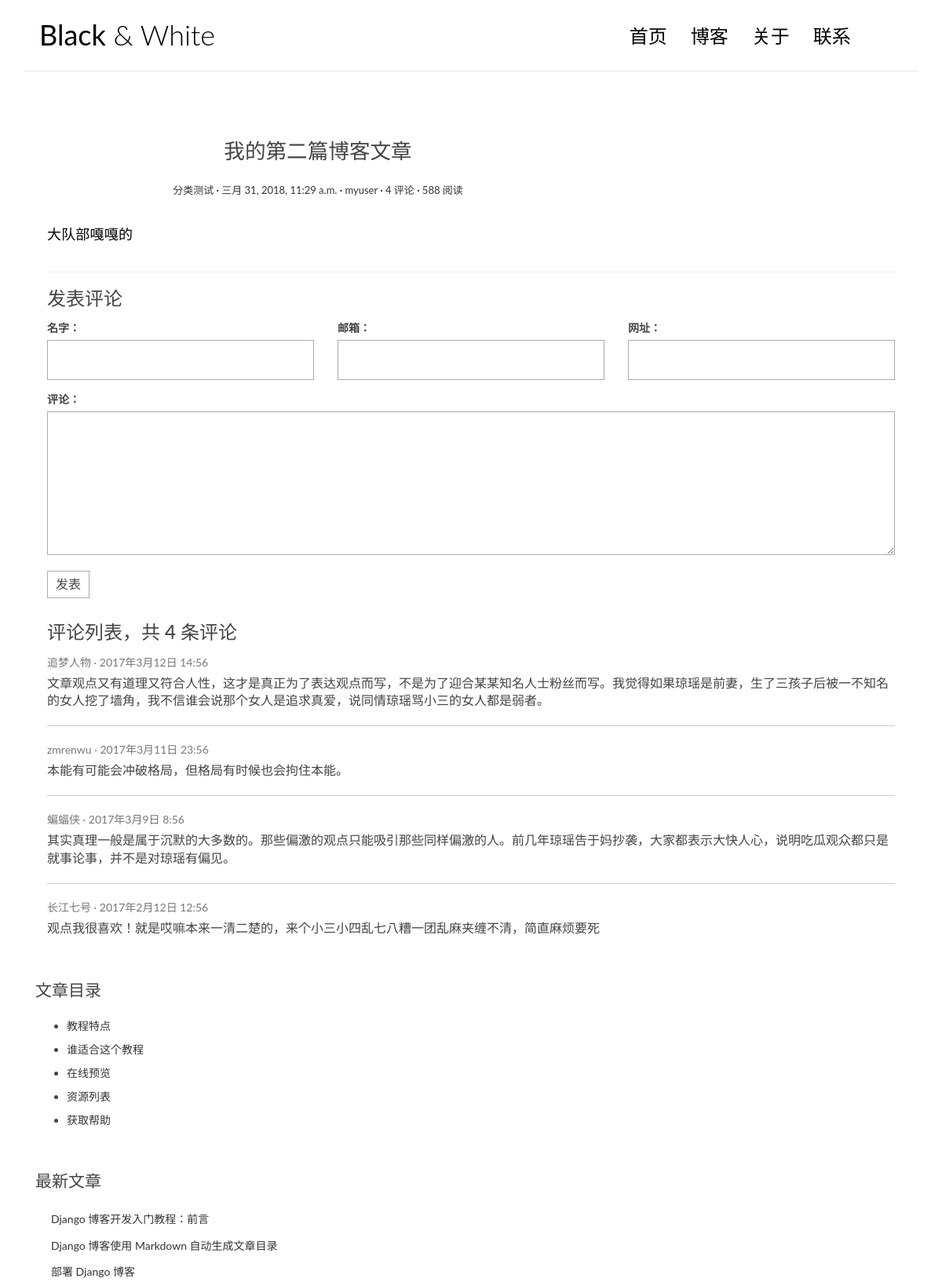
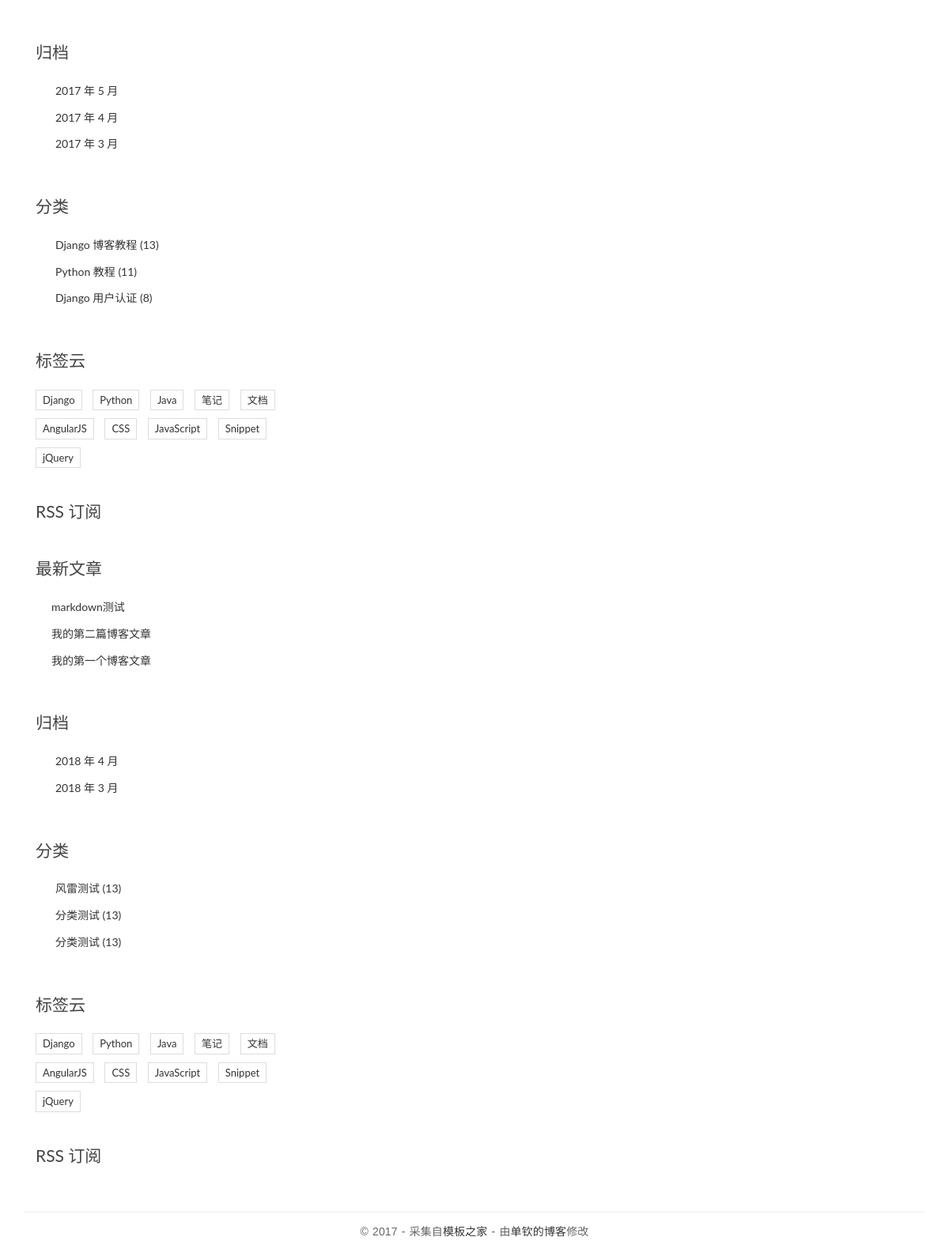
Screenshot of /post/3/ with the database file from the repository (2 pictures, top to bottom).
### blog/models.py (models this page shows, shortened)
@python_2_unicode_compatible
class Post(models.Model):
	title = models.CharField(max_length=70)
	body = models.TextField()
	created_time = models.DateTimeField()
	modified_time = models.DateTimeField()
	excerpt = models.CharField(max_length=200,blank=True)
	category = models.ForeignKey(Category)
	tag = models.ManyToManyField(Tag,blank=True)
	author = models.ForeignKey(User)
	def get_absolute_url(self):
		return reverse('blog:detail',kwargs={'pk':self.pk})
	class Meta:
		ordering = ['-created_time']

@python_2_unicode_compatible
class Category(models.Model):
	name = models.CharField(max_length=100)

### blog/views.py (the view)
# urls.py: url(r'^post/(?P<pk>[0-9]+)/$', views.detail, name='detail'),
def detail(request,pk):
	post = get_object_or_404(Post,pk=pk)
	post.body = markdown.markdown(post.body,
								  extensions=[
									'markdown.extensions.extra',
									'markdown.extensions.codehilite',
									'markdown.extensions.toc',
								  ])
	return render(request, 'blog/detail.html', context={'post':post})

### templates/blog/detail.html (shortened to what this page needs)
{% extends 'base.html' %}
			{% block main %}
                <article class="post post-{{ post.pk }}">
                    <header class="entry-header">
                        <h1 class="entry-title">
                            {{post.title}}
                        </h1>
                        <div class="entry-meta">
                            <span class="post-category"><a href="#">{{ post.category.name }}</a></span>
                            <span class="post-date"><a href="#"><time class="entry-date"
                                                                      datetime="{{post.created_time }}">{{ post.created_time}}</time></a></span>
                            <span class="post-author"><a href="#">{{post.author}}</a></span>
                            <span class="comments-link"><a href="#">4 评论</a></span>
                            <span class="views-count"><a href="#">588 阅读</a></span>
                        </div>
                    </header>
                    <div class="entry-content clearfix">
						{{ post.body|safe }}
                        </div>
                    </div>
                <section class="comment-area" id="comment-area">
                    <hr>
                    <h3>发表评论</h3>
                    <form action="#" method="post" class="comment-form">
                        <div class="row">
                            <div class="col-md-4">
                                <label for="id_name">名字：</label>
                                <input type="text" id="id_name" name="name" required>
                            </div>
                            <div class="col-md-4">
                                <label for="id_email">邮箱：</label>
                                <input type="email" id="id_email" name="email" required>
                            </div>
                            <div class="col-md-4">
                                <label for="id_url">网址：</label>
                                <input type="text" id="id_url" name="url">
                            </div>
                            <div class="col-md-12">
                                <label for="id_comment">评论：</label>
                                <textarea name="comment" id="id_comment" required></textarea>
                                <button type="submit" class="comment-btn">发表</button>
                            </div>
                        </div>
                    </form>
                    <div class="comment-list-panel">
                        <h3>评论列表，共 <span>4</span> 条评论</h3>
                        <ul class="comment-list list-unstyled">
                            <li class="comment-item">
                                <span class="nickname">追梦人物</span>
                                <time class="submit-date" datetime="2012-11-09T23:15:57+00:00">2017年3月12日 14:56</time>
                                <div class="text">
                                    文章观点又有道理又符合人性，这才是真正为了表达观点而写，不是为了迎合某某知名人士粉丝而写。我觉得如果琼瑶是前妻，生了三孩子后被一不知名的女人挖了墙角，我不信谁会说那个女人是追求真爱，说同情琼瑶骂小三的女人都是弱者。
                                </div>
                            </li>
                            <li class="comment-item">
                                <span class="nickname">zmrenwu</span>
                                <time class="submit-date" datetime="2012-11-09T23:15:57+00:00">2017年3月11日 23:56</time>
                                <div class="text">
                                    本能有可能会冲破格局，但格局有时候也会拘住本能。
                                </div>
                            </li>
                            <li class="comment-item">
                                <span class="nickname">蝙蝠侠</span>
                                <time class="submit-date" datetime="2012-11-09T23:15:57+00:00">2017年3月9日 8:56</time>
                                <div class="text">
                                    其实真理一般是属于沉默的大多数的。那些偏激的观点只能吸引那些同样偏激的人。前几年琼瑶告于妈抄袭，大家都表示大快人心，说明吃瓜观众都只是就事论事，并不是对琼瑶有偏见。
                                </div>
                            </li>
                            <li class="comment-item">
                                <span class="nickname">长江七号</span>
                                <time class="submit-date" datetime="2012-11-09T23:15:57+00:00">2017年2月12日 12:56</time>
                                <div class="text">
                                    观点我很喜欢！就是哎嘛本来一清二楚的，来个小三小四乱七八糟一团乱麻夹缠不清，简直麻烦要死
                                </div>
                            </li>
                        </ul>
                    </div>
                </section>
            {% endblock main %}
			{% block toc %}
                <div class="widget widget-content">
                    <h3 class="widget-title">文章目录</h3>
                    <ul>
                        <li>
                            <a href="#">教程特点</a>
                        </li>
                        <li>
                            <a href="#">谁适合这个教程</a>
                        </li>
                        <li>
                            <a href="#">在线预览</a>
                        </li>
                        <li>
                            <a href="#">资源列表</a>
                        </li>
                        <li>
                            <a href="#">获取帮助</a>
                        </li>
                    </ul>
                </div>
                <div class="widget widget-recent-posts">
                    <h3 class="widget-title">最新文章</h3>
                    <ul>
                        <li>
                            <a href="#">Django 博客开发入门教程：前言</a>
                        </li>
                        <li>
                            <a href="#">Django 博客使用 Markdown 自动生成文章目录</a>
                        </li>
                        <li>
                            <a href="#">部署 Django 博客</a>
                        </li>
                    </ul>
                </div>
                <div class="widget widget-archives">
                    <h3 class="widget-title">归档</h3>
                    <ul>
                        <li>
                            <a href="#">2017 年 5 月</a>
                        </li>
                        <li>
                            <a href="#">2017 年 4 月</a>
                        </li>
                        <li>
                            <a href="#">2017 年 3 月</a>
                        </li>
                    </ul>
                </div>
                <div class="widget widget-category">
                    <h3 class="widget-title">分类</h3>
                    <ul>
                        <li>
                            <a href="#">Django 博客教程 <span class="post-count">(13)</span></a>
                        </li>
                        <li>
                            <a href="#">Python 教程 <span class="post-count">(11)</span></a>
                        </li>
                        <li>
                            <a href="#">Django 用户认证 <span class="post-count">(8)</span></a>
                        </li>
                    </ul>
                </div>
                <div class="widget widget-tag-cloud">
                    <h3 class="widget-title">标签云</h3>
                    <ul>
                        <li>
                            <a href="#">Django</a>
                        </li>
                        <li>
                            <a href="#">Python</a>
                        </li>
                        <li>
                            <a href="#">Java</a>
                        </li>
                        <li>
                            <a href="#">笔记</a>
                        </li>
                        <li>
                            <a href="#">文档</a>
                        </li>
                        <li>
                            <a href="#">AngularJS</a>
                        </li>
                        <li>
                            <a href="#">CSS</a>
                        </li>
                        <li>
                            <a href="#">JavaScript</a>
                        </li>
                        <li>
                            <a href="#">Snippet</a>
                        </li>
                        <li>
                            <a href="#">jQuery</a>
                        </li>
                    </ul>
                </div>
                <div class="rss">
                    <a href=""> RSS 订阅</a>
                </div>
			{% endblock toc %}

### templates/base.html (shortened to what this page needs)
{% load staticfiles %}
{% load blog_tags %}
<!DOCTYPE html>
<html>
<head>
    <link rel="stylesheet" href="http://code.ionicframework.com/ionicons/2.0.1/css/ionicons.min.css">
	<link rel="stylesheet" href="{% static 'blog/css/bootstrap.min.css'%}">
	<link rel="stylesheet" href="{% static 'blog/css/pace.css'%}">
	<link rel="stylesheet" href="{% static 'blog/css/custom.css'%}">
	<link rel="stylesheet" href="{% static 'blog/css/highlights/github.css'%}">
</head>
<body>
<div class="container">
    <header id="site-header">
        <div class="row">
            <div class="col-md-4 col-sm-5 col-xs-8">
                <div class="logo">
                    <h1><a href="{% url 'blog:index' %}"><b>Black</b> &amp; White</a></h1>
                </div>
            </div>
            <div class="col-md-8 col-sm-7 col-xs-4">
                <nav class="main-nav" role="navigation">
                    <div class="collapse navbar-collapse" id="bs-example-navbar-collapse-1">
                        <ul class="nav navbar-nav navbar-right">
                            <li class="cl-effect-11"><a href="index.html" data-hover="首页">首页</a></li>
                            <li class="cl-effect-11"><a href="full-width.html" data-hover="博客">博客</a></li>
                            <li class="cl-effect-11"><a href="about.html" data-hover="关于">关于</a></li>
                            <li class="cl-effect-11"><a href="contact.html" data-hover="联系">联系</a></li>
                        </ul>
                    </div>
                </nav>
            </div>
        </div>
    </header>
</div>
<div class="content-body">
    <div class="container">
        <div class="row">
            <main class="col-md-8">
				{% block main %}
				{% endblock main %}
            <aside class="col-md-4">
				{% block toc %}
				{% endblock toc %}
                <div class="widget widget-recent-posts">
                    <h3 class="widget-title">最新文章</h3>
					{% get_recent_posts as recent_post_list %}
                    <ul>
					  {% for post in recent_post_list %}
                        <li>
                            <a href="{{ post.get_absolute_url }}">{{ post.title }}</a>
                        </li>
                        {% empty %}
					    暂无文章！
					    {% endfor %}
                    </ul>
                </div>
                <div class="widget widget-archives">
                    <h3 class="widget-title">归档</h3>
					{% archives as date_list %}
                    <ul>
						{% for date in date_list %}
                        <li>
                            <a href="{% url 'blog:archives' date.year date.month %}">{{ date.year }} 年 {{ date.month }} 月</a>
                        </li>
                        {% empty %}
						暂无归档！
						{% endfor %}
                    </ul>
                </div>
                <div class="widget widget-category">
                    <h3 class="widget-title">分类</h3>
					{% get_categories as category_list %}
                    <ul>
					{% for category in category_list %}
                        <li>
                            <a href="{% url 'blog:category' category.pk %}">{{ category.name }} <span class="post-count">(13)</span></a>
                        </li>
                        {% empty %}
						暂无分类！
						{% endfor %}
                    </ul>
                </div>
                <div class="widget widget-tag-cloud">
                    <h3 class="widget-title">标签云</h3>
                    <ul>
                        <li>
                            <a href="#">Django</a>
                        </li>
                        <li>
                            <a href="#">Python</a>
                        </li>
                        <li>
                            <a href="#">Java</a>
                        </li>
                        <li>
                            <a href="#">笔记</a>
                        </li>
                        <li>
                            <a href="#">文档</a>
                        </li>
                        <li>
                            <a href="#">AngularJS</a>
                        </li>
                        <li>
                            <a href="#">CSS</a>
                        </li>
                        <li>
                            <a href="#">JavaScript</a>
                        </li>
                        <li>
                            <a href="#">Snippet</a>
                        </li>
                        <li>
                            <a href="#">jQuery</a>
                        </li>
                    </ul>
                </div>
                <div class="rss">
                    <a href=""> RSS 订阅</a>
                </div>
            </aside>
        </div>
    </div>
<footer id="site-footer">
    <div class="container">
        <div class="row">
            <div class="col-md-12">
                <p class="copyright">&copy 2017 - 采集自<a href="http://www.cssmoban.com/"
                                                        target="_blank" title="模板之家">模板之家</a>
                    - 由<a href="http://zmrenwu.com/" title="网页模板" target="_blank">单钦的博客</a>修改
                </p>
            </div>
        </div>
    </div>
</footer>
</body>
</html>

### rows the page displays
Post: title "我的第二篇博客文章", category.name "分类测试", created_time "三月 31, 2018, 11:29 a.m.", author "myuser", body "大队部嘎嘎的"
Post: title "markdown测试"
Post: title "我的第一个博客文章"
Category: name "风雷测试"
Category: name "分类测试"
Category: name "分类测试"

### other values shown
{{ date.year }} "2018" "2018"
{{ date.month }} "4" "3"
